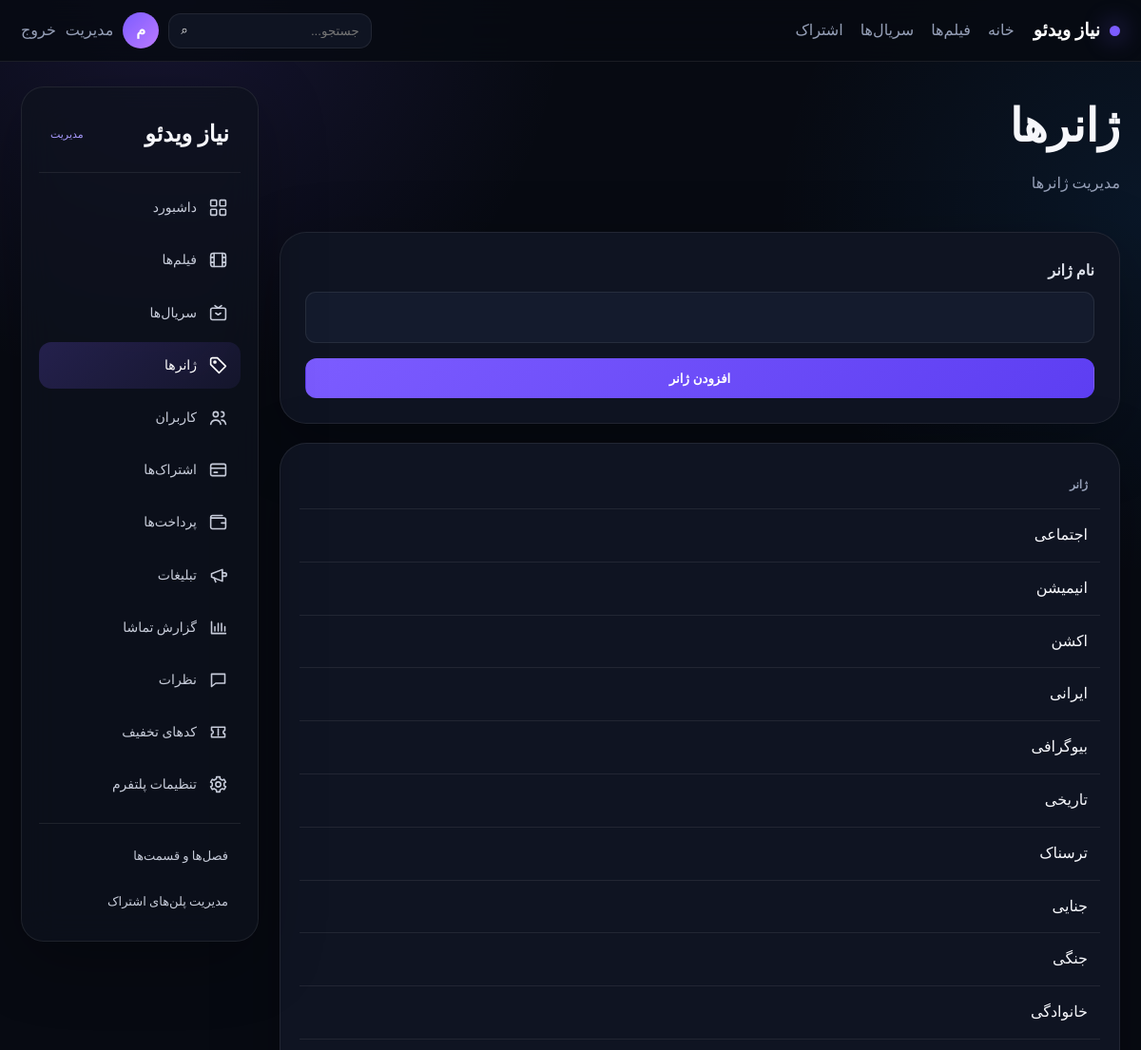
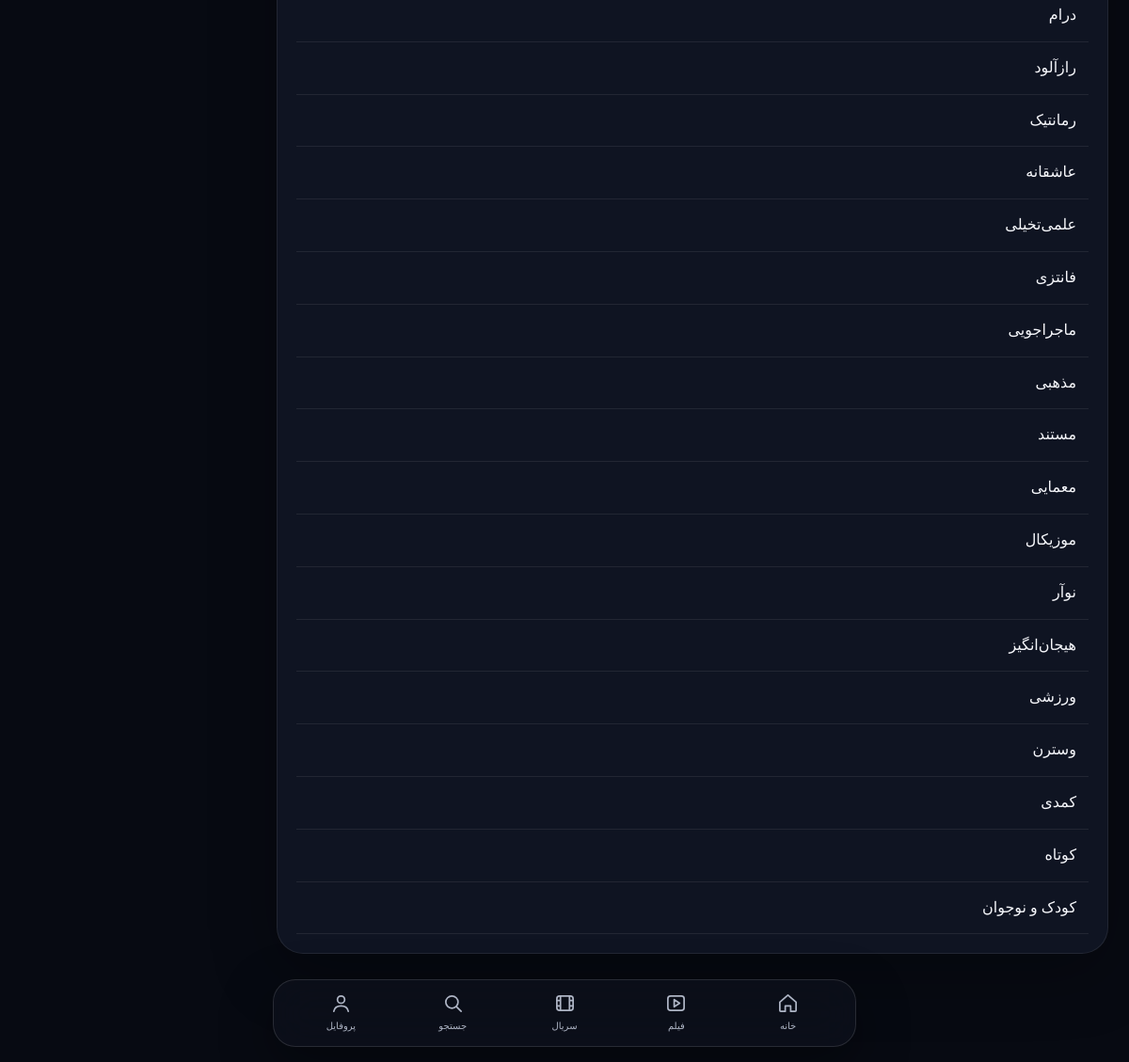
Page /admin/genres (signed in) on the committed database (2 pictures, top to bottom).
### models/extra.py (models this page shows)
class Setting(db.Model):
    __tablename__ = 'settings'
    id = db.Column(db.Integer, primary_key=True)
    key = db.Column(db.String(120), unique=True, nullable=False)
    value = db.Column(db.Text, default='', nullable=False)

class Genre(db.Model):
    __tablename__ = 'genres'
    id = db.Column(db.Integer, primary_key=True)
    name = db.Column(db.String(120), unique=True, nullable=False)
    created_at = db.Column(db.DateTime, default=datetime.utcnow, nullable=False)

### models/user.py (models this page shows, shortened)
class User(UserMixin, db.Model):
    __tablename__ = "users"
    id = db.Column(db.Integer, primary_key=True)
    name = db.Column(db.String(120), nullable=False)
    email = db.Column(db.String(255), unique=True, nullable=False, index=True)
    phone = db.Column(db.String(30), unique=True, nullable=True, index=True)
    password_hash = db.Column(db.String(255), nullable=False)
    is_admin = db.Column(db.Boolean, default=False, nullable=False)
    created_at = db.Column(db.DateTime, default=datetime.utcnow, nullable=False)
    subscriptions = db.relationship("Subscription", back_populates="user", lazy=True, cascade="all, delete-orphan")
    favorites = db.relationship("Favorite", back_populates="user", lazy=True, cascade="all, delete-orphan")
    history = db.relationship("WatchHistory", back_populates="user", lazy=True, cascade="all, delete-orphan")

### routes/admin.py (the view)
@bp.route("/genres", methods=["GET", "POST"])
@admin_required
def genres():
    if request.method == "POST":
        name = request.form.get("name", "").strip()
        if name and not Genre.query.filter_by(name=name).first():
            db.session.add(Genre(name=name))
            db.session.commit()
            flash("ژانر با موفقیت اضافه شد.", "success")
    return render_template("admin/simple.html", title="ژانرها", items=Genre.query.order_by(Genre.name).all(), form="genre", **admin_context("genres"))

### routes/admin.py (called while the page is built)
def admin_context(active):
    return {"active": active}

### services/auth.py (called while the page is built)
def admin_required(view):
    @wraps(view)
    def wrapped(*args, **kwargs):
        if not current_user.is_authenticated or not current_user.is_admin:
            abort(403)
        return view(*args, **kwargs)
    return wrapped

### templates/admin/simple.html (shortened to what this page needs)
{% extends 'admin/layout.html' %}{% block admin_content %}<div class="admin-head"><div><h1>{{title}}</h1><p>مدیریت {{title}}</p></div></div>{% if form=='genre' %}<section class="form-page"><form method="post" class="admin-form"><label>نام ژانر<input name="name" required></label><button class="btn btn-primary">افزودن ژانر</button></form></section>{% endif %}<section class="admin-table-card"><div class="table-wrap"><table><thead><tr>{% if form=='genre' %}<th>ژانر</th>{% else %}<th>کد</th><th>درصد</th><th>استفاده</th><th>فعال</th>{% endif %}</tr></thead><tbody>{% for i in items %}<tr>{% if form=='genre' %}<td>{{i.name}}</td>{% else %}<td>{{i.code}}</td><td>{{i.percent}}%</td><td>{{i.used_count}} / {{i.max_uses or '∞'}}</td><td>{{'بله' if i.is_active else 'خیر'}}</td>{% endif %}</tr>{% endfor %}</tbody></table></div></section>{% endblock %}

### templates/admin/layout.html
{% extends 'base.html' %}
{% block content %}
<div class="admin-shell">
  <aside class="admin-sidebar">
    <div class="admin-brand">
      <span>{{ site_name }}</span>
      <small>مدیریت</small>
    </div>
    <nav aria-label="منوی مدیریت">
      {% set menu = [
        ('admin.dashboard','داشبورد','grid'),
        ('admin.movies','فیلم‌ها','film'),
        ('admin.series','سریال‌ها','tv'),
        ('admin.genres','ژانرها','tag'),
        ('admin.users','کاربران','users'),
        ('admin.subscriptions','اشتراک‌ها','card'),
        ('admin.payments','پرداخت‌ها','wallet'),
        ('admin.ads','تبلیغات','megaphone'),
        ('admin.watch_report','گزارش تماشا','chart'),
        ('admin.comments','نظرات','comment'),
        ('admin.discounts','کدهای تخفیف','ticket'),
        ('admin.settings','تنظیمات پلتفرم','gear')
      ] %}
      {% for endpoint, label, icon in menu %}
        <a class="{{ 'active' if active == endpoint.split('.')[-1] else '' }}" href="{{ url_for(endpoint) }}">
          <span class="svg-icon" aria-hidden="true">
            {% if icon == 'grid' %}<svg viewBox="0 0 24 24"><rect x="3" y="3" width="7" height="7" rx="1"/><rect x="14" y="3" width="7" height="7" rx="1"/><rect x="3" y="14" width="7" height="7" rx="1"/><rect x="14" y="14" width="7" height="7" rx="1"/></svg>
            {% elif icon == 'film' %}<svg viewBox="0 0 24 24"><rect x="3" y="4" width="18" height="16" rx="3"/><path d="M7 4v16M17 4v16M3 9h4M17 9h4M3 15h4M17 15h4"/></svg>
            {% elif icon == 'tv' %}<svg viewBox="0 0 24 24"><rect x="3" y="6" width="18" height="14" rx="2"/><path d="m8 3 4 3 4-3M9 12l3 2 3-2"/></svg>
            {% elif icon == 'tag' %}<svg viewBox="0 0 24 24"><path d="M3 5v6l10 10 8-8L11 3H5a2 2 0 0 0-2 2Z"/><circle cx="8" cy="8" r="1.2"/></svg>
            {% elif icon == 'users' %}<svg viewBox="0 0 24 24"><circle cx="9" cy="8" r="3"/><path d="M3 20c.7-3.4 2.7-5 6-5s5.3 1.6 6 5M16 11a3 3 0 1 0 0-6M16 15c2.8.1 4.5 1.7 5 5"/></svg>
            {% elif icon == 'card' %}<svg viewBox="0 0 24 24"><rect x="3" y="5" width="18" height="14" rx="2"/><path d="M3 10h18M7 15h4"/></svg>
            {% elif icon == 'wallet' %}<svg viewBox="0 0 24 24"><path d="M4 7h15a2 2 0 0 1 2 2v9a2 2 0 0 1-2 2H5a2 2 0 0 1-2-2V6a2 2 0 0 1 2-2h12"/><path d="M16 13h5"/></svg>
            {% elif icon == 'megaphone' %}<svg viewBox="0 0 24 24"><path d="m4 10 13-5v14L4 14z"/><path d="M17 9h3a2 2 0 0 1 0 4h-3M7 15l2 5"/></svg>
            {% elif icon == 'chart' %}<svg viewBox="0 0 24 24"><path d="M4 19V5M4 19h17M8 16v-5M12 16V7M16 16v-9M20 16v-5"/></svg>
            {% elif icon == 'comment' %}<svg viewBox="0 0 24 24"><path d="M4 5h16v11H9l-5 4z"/></svg>
            {% elif icon == 'ticket' %}<svg viewBox="0 0 24 24"><path d="M4 6h16v4a2 2 0 0 0 0 4v4H4v-4a2 2 0 0 0 0-4z"/><path d="M12 8v8"/></svg>
            {% elif icon == 'gear' %}<svg viewBox="0 0 24 24"><circle cx="12" cy="12" r="3"/><path d="M19 13.5a7.5 7.5 0 0 0 0-3l2-1.2-2-3.4-2.2 1a8 8 0 0 0-2.6-1.5L14 3h-4l-.3 2.4a8 8 0 0 0-2.6 1.5l-2.2-1-2 3.4 2 1.2a7.5 7.5 0 0 0 0 3l-2 1.2 2 3.4 2.2-1a8 8 0 0 0 2.6 1.5L10 21h4l.3-2.4a8 8 0 0 0 2.6-1.5l2.2 1 2-3.4z"/></svg>
            {% endif %}
          </span>
          <span>{{ label }}</span>
        </a>
      {% endfor %}
      <div class="admin-sub">
        <a href="{{ url_for('admin.episodes') }}">فصل‌ها و قسمت‌ها</a>
        <a href="{{ url_for('admin.plans') }}">مدیریت پلن‌های اشتراک</a>
      </div>
    </nav>
  </aside>
  <main class="admin-main">{% block admin_content %}{% endblock %}</main>
</div>
{% endblock %}

### templates/base.html (shortened to what this page needs)
<!doctype html>
<html lang="fa" dir="rtl">
<head>
  <link rel="stylesheet" href="{{ url_for('static', filename='css/app.css') }}"><style>:root{--primary:{{ primary_color|e }};}</style>
</head>
<body>
  <header class="topbar">
    <a class="brand" href="{{ url_for('main.home') }}"><span class="brand-dot"></span>{{ site_name }}</a>
    <nav class="main-nav">
      <a href="{{ url_for('main.home') }}">خانه</a>
      <a href="{{ url_for('main.movies') }}">فیلم‌ها</a>
      <a href="{{ url_for('main.series') }}">سریال‌ها</a>
      <a href="{{ url_for('main.subscriptions') }}">اشتراک</a>
    </nav>
    <div class="top-actions">
      <form class="search" action="{{ url_for('main.home') }}" method="get">
        <input name="q" value="{{ request.args.get('q','') }}" placeholder="جستجو...">
        <button aria-label="جستجو">⌕</button>
      </form>
      {% if current_user.is_authenticated %}
        <a class="avatar" href="{{ url_for('main.profile') }}">{{ current_user.name[:1] }}</a>
        {% if current_user.is_admin %}<a class="mini-link" href="{{ url_for('admin.dashboard') }}">مدیریت</a>{% endif %}
        <a class="mini-link" href="{{ url_for('auth.logout') }}">خروج</a>
      {% else %}
        <a class="btn btn-ghost" href="{{ url_for('auth.login') }}">ورود</a>
        <a class="btn btn-primary" href="{{ url_for('auth.register') }}">ثبت‌نام</a>
      {% endif %}
    </div>
  </header>
  <main class="page-shell">{% block content %}{% endblock %}</main>
  <nav class="bottom-nav" aria-label="منوی اصلی">
    <a href="{{ url_for('main.home') }}"><svg viewBox="0 0 24 24"><path d="M3 10.8 12 3l9 7.8v9.2a1 1 0 0 1-1 1h-5v-6H9v6H4a1 1 0 0 1-1-1z"/></svg><small>خانه</small></a>
    <a href="{{ url_for('main.movies') }}"><svg viewBox="0 0 24 24"><rect x="3" y="4" width="18" height="16" rx="3"/><path d="m10 8 6 4-6 4z"/></svg><small>فیلم</small></a>
    <a href="{{ url_for('main.series') }}"><svg viewBox="0 0 24 24"><rect x="3" y="4" width="18" height="16" rx="3"/><path d="M7 4v16M17 4v16M3 9h4M17 9h4M3 15h4M17 15h4"/></svg><small>سریال</small></a>
    <a href="{{ url_for('main.home') }}#search"><svg viewBox="0 0 24 24"><circle cx="10.8" cy="10.8" r="6.8"/><path d="m16 16 5 5"/></svg><small>جستجو</small></a>
    <a href="{{ url_for('main.profile') if current_user.is_authenticated else url_for('auth.login') }}"><svg viewBox="0 0 24 24"><circle cx="12" cy="8" r="4"/><path d="M4 21c.8-4 3.4-6 8-6s7.2 2 8 6"/></svg><small>پروفایل</small></a>
  </nav>
</body>
</html>

### rows in the picture
Setting: value "نیاز ویدئو"
User: name "م"
Genre: name "اجتماعی"
Genre: name "انیمیشن"
Genre: name "اکشن"
Genre: name "ایرانی"
Genre: name "بیوگرافی"
Genre: name "تاریخی"
Genre: name "ترسناک"
Genre: name "جنایی"
Genre: name "جنگی"
Genre: name "خانوادگی"
Genre: name "درام"
Genre: name "رازآلود"
Genre: name "رمانتیک"
Genre: name "عاشقانه"
Genre: name "علمی‌تخیلی"
Genre: name "فانتزی"
Genre: name "ماجراجویی"
Genre: name "مذهبی"
Genre: name "مستند"
Genre: name "معمایی"
Genre: name "موزیکال"
Genre: name "نوآر"
Genre: name "هیجان‌انگیز"
Genre: name "ورزشی"
Genre: name "وسترن"
Genre: name "کمدی"
Genre: name "کوتاه"
Genre: name "کودک و نوجوان"

### other values in the picture
{{ label }} "داشبورد" "فیلم‌ها" "سریال‌ها" "ژانرها" "کاربران" "اشتراک‌ها" "پرداخت‌ها" "تبلیغات" "گزارش تماشا" "نظرات" "کدهای تخفیف" "تنظیمات پلتفرم"
{{ title }} "ژانرها"
